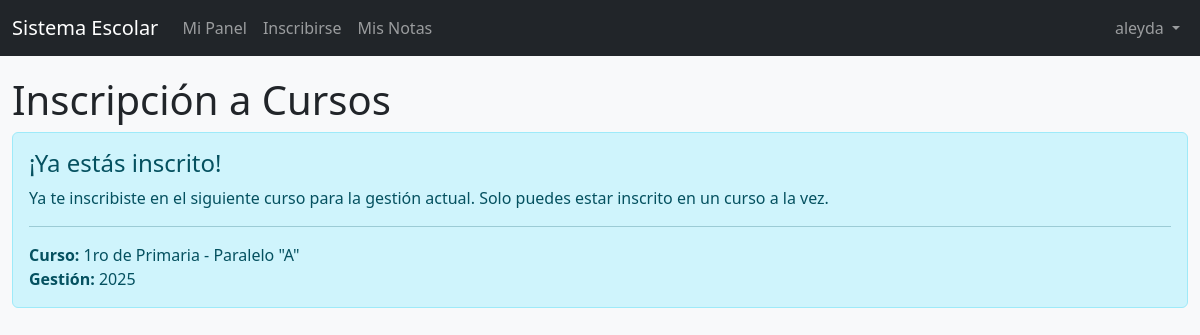
The app's page /estudiante/inscribirse (signed in) with its own data.
### app/models.py (models this page shows, shortened)
class Usuario(UserMixin, db.Model):
    __tablename__ = 'usuario'
    id = db.Column(db.Integer, primary_key=True)
    nombre_usuario = db.Column(db.String(80), unique=True, nullable=False)
    contraseña = db.Column(db.String(255), nullable=False)
    rol = db.Column(db.Enum('ADMIN', 'DOCENTE', 'ESTUDIANTE', name='rol_usuario'), nullable=False)
    estudiante = db.relationship('Estudiante', backref='usuario', uselist=False)
    docente = db.relationship('Docente', backref='usuario', uselist=False)

class Grado(db.Model):
    __tablename__ = 'grado'
    id_grado = db.Column(db.Integer, primary_key=True)
    nombre = db.Column(db.String(50), nullable=False)
    paralelo = db.Column(db.String(1), nullable=False)
    cursos = db.relationship('Curso', backref='grado_rel', lazy=True)

class Gestion(db.Model):
    __tablename__ = 'gestion'
    id_gestion = db.Column(db.Integer, primary_key=True)
    anio = db.Column(db.String(4), nullable=False)
    estado = db.Column(db.Enum('ACTIVA', 'CERRADA', name='estado_gestion'), nullable=False, default='ACTIVA')
    cursos = db.relationship('Curso', backref='gestion_rel', lazy=True)

### app/routes/estudiante.py (the view, shortened to what this page needs)
@estudiante_bp.route('/inscribirse', methods=['GET', 'POST'])
@login_required
@estudiante_required
def inscribirse():
    gestion_activa = Gestion.query.filter_by(estado='ACTIVA').first()
    if not gestion_activa:
        flash('No hay una gestión académica activa para inscribirse.', 'warning')
        return redirect(url_for('estudiante.dashboard'))
    inscripcion_existente = Inscripcion.query.filter_by(
        id_estudiante=current_user.estudiante.id_estudiante
    ).join(Curso).filter(Curso.id_gestion == gestion_activa.id_gestion).first()
    cursos_disponibles = Curso.query.filter_by(id_gestion=gestion_activa.id_gestion).all()
    return render_template('estudiante/inscribirse.html',
                           cursos=cursos_disponibles,
                           ya_inscrito=bool(inscripcion_existente),
                           inscripcion_actual=inscripcion_existente)

### templates/estudiante/inscribirse.html (shortened to what this page needs)
{% extends "base.html" %}
{% block content %}
<h1>Inscripción a Cursos</h1>
{% if ya_inscrito %}
    <div class="alert alert-info" role="alert">
        <h4 class="alert-heading">¡Ya estás inscrito!</h4>
        <p>Ya te inscribiste en el siguiente curso para la gestión actual. Solo puedes estar inscrito en un curso a la vez.</p>
        <hr>
        <p class="mb-0">
            <strong>Curso:</strong> {{ inscripcion_actual.curso_rel.grado_rel.nombre }} - Paralelo "{{ inscripcion_actual.curso_rel.grado_rel.paralelo }}"<br>
            <strong>Gestión:</strong> {{ inscripcion_actual.curso_rel.gestion_rel.anio }}
        </p>
    </div>
{% endif %}
{% endblock %}

### templates/base.html (shortened to what this page needs)
<!DOCTYPE html>
<html lang="es">
<head>
    <link href="https://cdn.jsdelivr.net/npm/bootstrap@5.3.2/dist/css/bootstrap.min.css" rel="stylesheet">
</head>
<body>
    <nav class="navbar navbar-expand-lg navbar-dark bg-dark">
        <div class="container-fluid">
            <a class="navbar-brand" href="{{ url_for('main.welcome') }}">Sistema Escolar</a>
            <div class="collapse navbar-collapse" id="navbarNav">
                <ul class="navbar-nav me-auto">
                    {% if current_user.is_authenticated %}
                    {% if current_user.rol == 'ADMIN' %}
                    <li class="nav-item"><a class="nav-link" href="{{ url_for('admin.dashboard') }}">Panel Admin</a>
                    </li>
                    <li class="nav-item"><a class="nav-link"
                            href="{{ url_for('admin.listar_estudiantes') }}">Estudiantes</a></li>
                    {% elif current_user.rol == 'DOCENTE' %}
                    <li class="nav-item"><a class="nav-link" href="{{ url_for('docente.dashboard') }}">Mi Panel</a></li>
                    <li class="nav-item"><a class="nav-link" href="{{ url_for('docente.seleccionar_curso_para_lista') }}">Lista de Estudiantes</a></li>
                    {% elif current_user.rol == 'ESTUDIANTE' %}
                    <li class="nav-item"><a class="nav-link" href="{{ url_for('estudiante.dashboard') }}">Mi Panel</a>
                    </li>
                    <li class="nav-item"><a class="nav-link"
                            href="{{ url_for('estudiante.inscribirse') }}">Inscribirse</a></li>
                    <li class="nav-item"><a class="nav-link" href="{{ url_for('estudiante.ver_notas') }}">Mis Notas</a>
                    </li>
                    {% endif %}
                    {% endif %}
                </ul>
                <ul class="navbar-nav">
                    {% if current_user.is_authenticated %}
                    <li class="nav-item dropdown">
                        <a class="nav-link dropdown-toggle" href="#" role="button" data-bs-toggle="dropdown">
                            {{ current_user.nombre_usuario }}
                        </a>
                    </li>
                    {% else %}
                    <li class="nav-item"><a class="nav-link" href="{{ url_for('auth.login') }}">Iniciar Sesión</a></li>
                    {% endif %}
                </ul>
            </div>
        </div>
    </nav>
    <main class="container-fluid">
        {% block content %}{% endblock %}
    </main>
</body>
</html>

### templates/base.html (style rules this page uses)
body { background-color: #f8f9fa; }
.navbar { margin-bottom: 20px; }
.container-fluid { max-width: 1200px; }

### records on screen
Usuario: nombre_usuario "aleyda"
Grado: curso_rel.grado_rel.nombre "1ro de Primaria", curso_rel.grado_rel.paralelo "A"
Gestion: curso_rel.gestion_rel.anio "2025"
